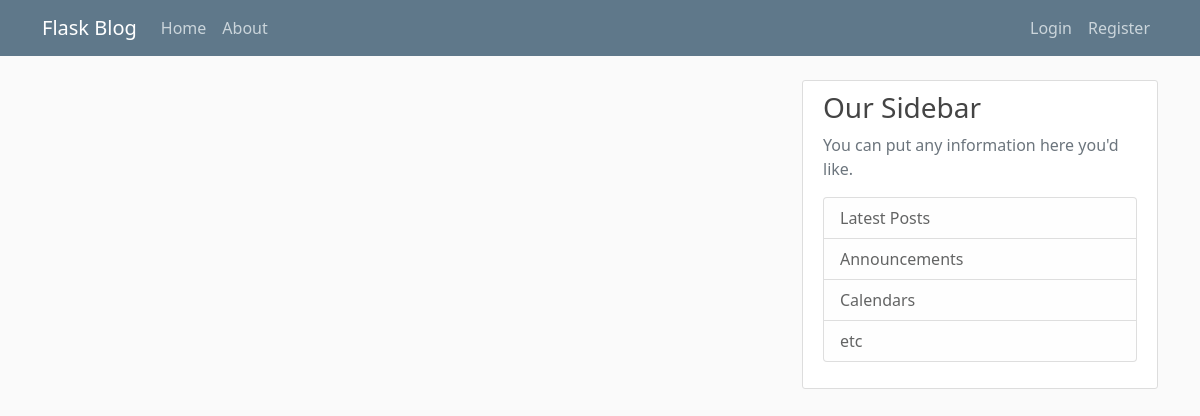
/home, run on an earlier commit of the app's database.
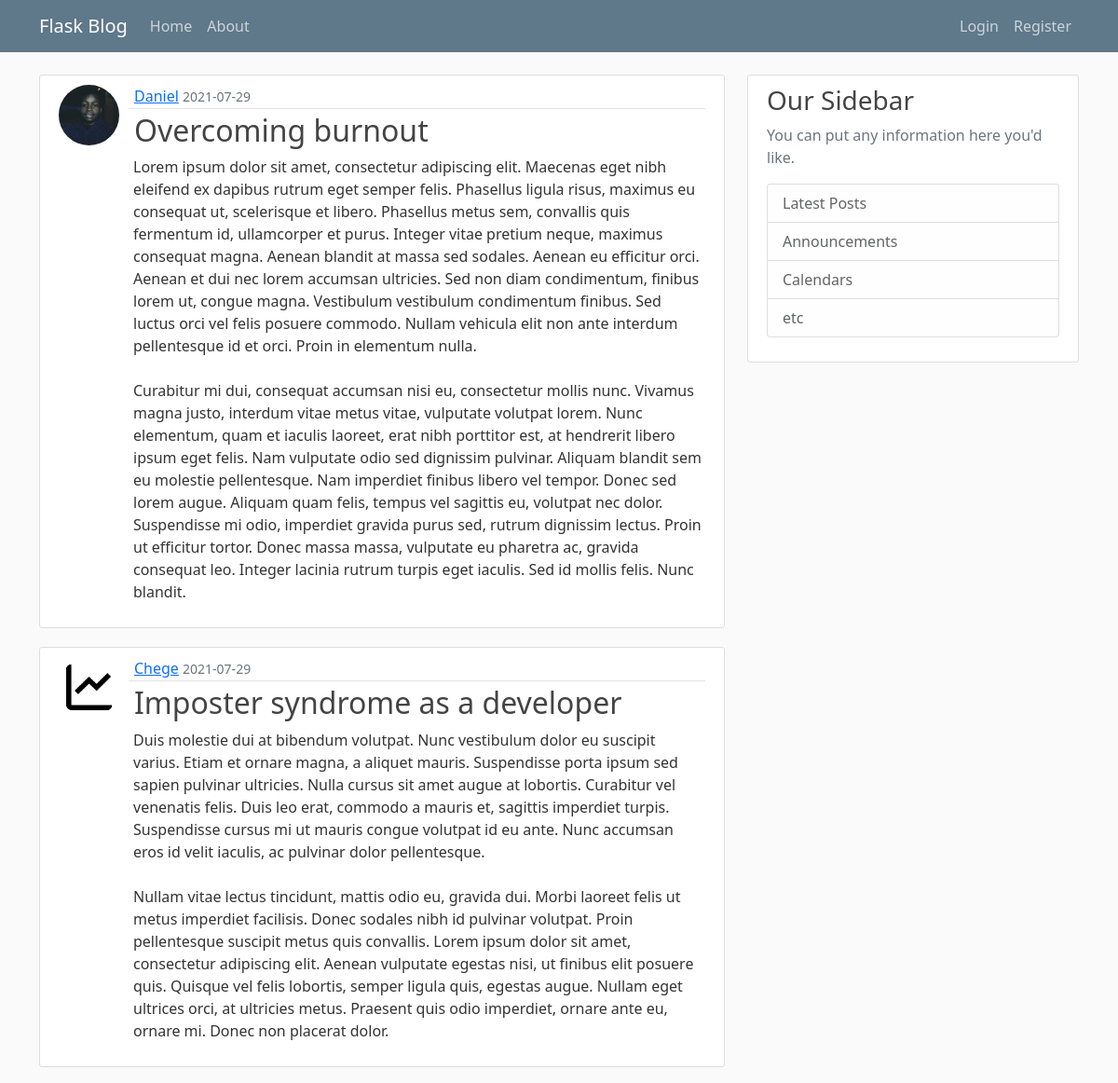
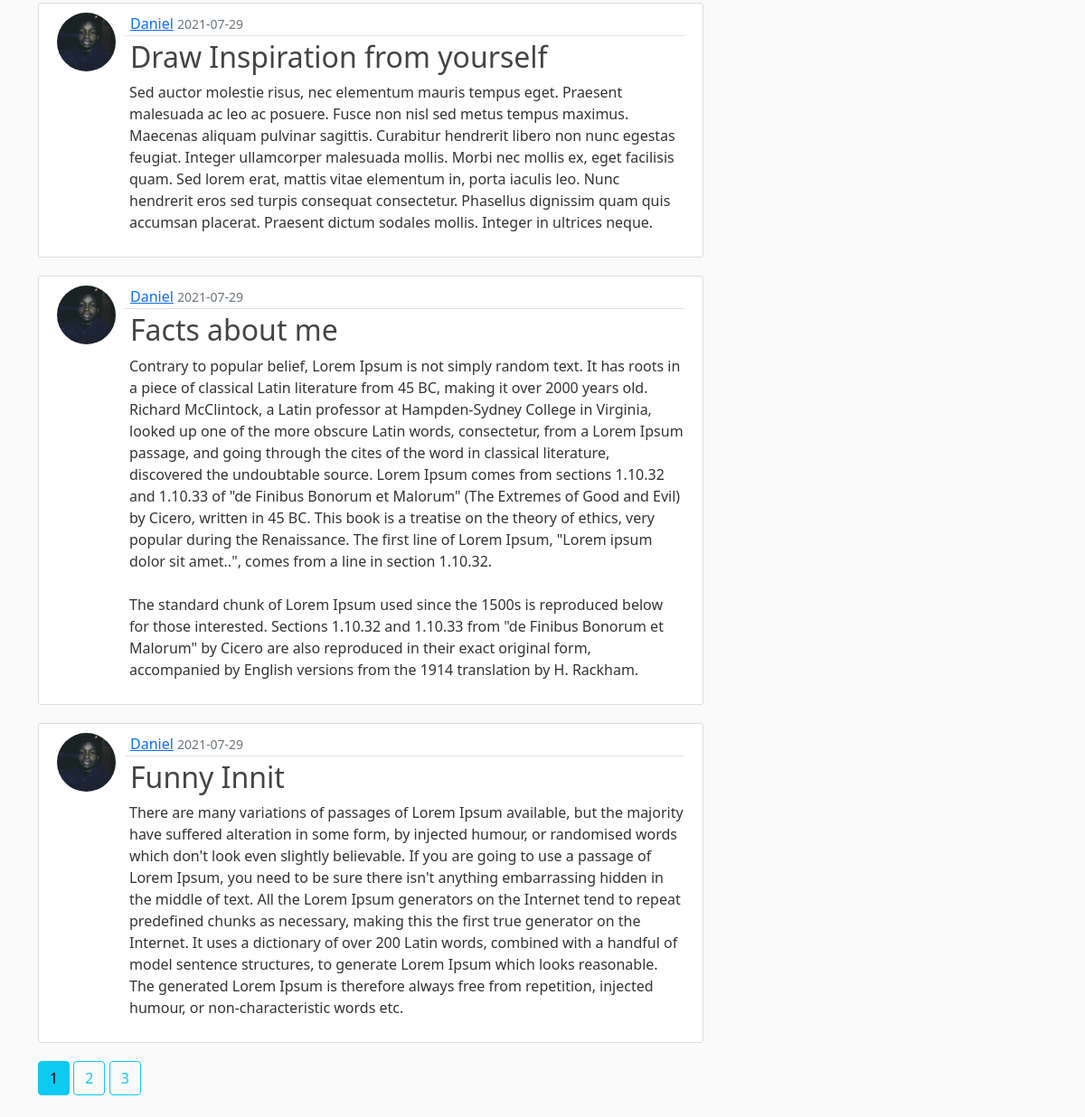
And on a later commit of the database (2 pictures, top to bottom).
### flaskblog/models.py (models this page shows, shortened)
class Post(db.Model):
    id = db.Column(db.Integer, primary_key=True)
    title = db.Column(db.String(100),nullable=False)
    date_posted = db.Column(db.DateTime,nullable=False,default=datetime.utcnow)
    content = db.Column(db.Text,nullable=False)
    user_id = db.Column(db.Integer,db.ForeignKey('user.id'),nullable=False)

class User(db.Model,UserMixin):
    id = db.Column(db.Integer, primary_key=True)
    username = db.Column(db.String(15),unique=True,nullable=False)
    email = db.Column(db.String(120),unique=True,nullable=False)
    image_file = db.Column(db.String(20),nullable=False, default='default.jpg')
    password = db.Column(db.String(60),nullable=False)#hashing method to be used returns 60 characters
    posts = db.relationship('Post',backref='author',lazy=True)

### flaskblog/main/routes.py (the view)
@main.route("/")
@main.route("/home")
def home():
    page = request.args.get('page,1,type=int')
    posts = Post.query.order_by(Post.date_posted.desc()).paginate(page=page,per_page=5)
    return render_template('home.html',posts=posts)

### flaskblog/templates/home.html
{%extends "layout.html"%}
{%block content%}
	{%for post in posts.items %}
		<article class="media content-section">
		<img class="rounded-circle article-img" src="{{ url_for('static',filename='profile_pics/'+post.author.image_file) }}" ></img>
		  <div class="media-body">
		    <div class="article-metadata">
		      <a class="mr-2" href="{{url_for('users.user_post',username=post.author.username)}}">{{ post.author.username }}</a>
		      <small class="text-muted">{{ post.date_posted.strftime('%Y-%m-%d') }}</small>
		    </div>
		    <h2><a class="article-title" href="{{url_for('posts.post',post_id=post.id)}}">{{ post.title }}</a></h2>
		    <p class="article-content">{{ post.content }}</p>
		  </div>
		</article>
	{%endfor%}
	{% for page_num in posts.iter_pages()%}
		{% if page_num %}
			{%if posts.page == page_num%}
				<a class="btn btn-info mb-4" href="{{url_for('main.home',page=page_num)}}">{{page_num}}</a>
			{%else%}
				<a class="btn btn-outline-info mb-4" href="{{url_for('main.home',page=page_num)}}">{{page_num}}</a>
			{%endif%}
		{% else %}
			...
		{% endif %}
	{% endfor %}
{%endblock content%}

What changed in the data, as far as the page shows it:
added Post: image_file (picture), author.username "Daniel", date_posted "2021-07-29", title "Overcoming burnout", content "Lorem ipsum dolor sit amet, consectetur adipiscing elit. Maecenas eget nibh eleifend ex dapibus rutrum eget semper felis. Phasellus ligula risus, maximus eu consequat ut, scelerisque et libero. Phasellus metus sem, convallis quis fermentum id, ullamcorper et purus. Integer vitae pretium neque, maximus consequat magna. Aenean blandit at massa sed sodales. Aenean eu efficitur orci. Aenean et dui nec lorem accumsan ultricies. Sed non diam condimentum, finibus lorem ut, congue magna. Vestibulum vestibulum condimentum finibus. Sed luctus orci vel felis posuere commodo. Nullam vehicula elit non ante interdum pellentesque id et orci. Proin in elementum nulla. Curabitur mi dui, consequat accumsan…"
added Post: image_file (picture), author.username "Chege", date_posted "2021-07-29", title "Imposter syndrome as a developer", content "Duis molestie dui at bibendum volutpat. Nunc vestibulum dolor eu suscipit varius. Etiam et ornare magna, a aliquet mauris. Suspendisse porta ipsum sed sapien pulvinar ultricies. Nulla cursus sit amet augue at lobortis. Curabitur vel venenatis felis. Duis leo erat, commodo a mauris et, sagittis imperdiet turpis. Suspendisse cursus mi ut mauris congue volutpat id eu ante. Nunc accumsan eros id velit iaculis, ac pulvinar dolor pellentesque. Nullam vitae lectus tincidunt, mattis odio eu, gravida dui. Morbi laoreet felis ut metus imperdiet facilisis. Donec sodales nibh id pulvinar volutpat. Proin pellentesque suscipit metus quis convallis. Lorem ipsum dolor sit amet, consectetur adipiscing elit.…"
added Post: image_file (picture), author.username "Daniel", date_posted "2021-07-29", title "Draw Inspiration from yourself", content "Sed auctor molestie risus, nec elementum mauris tempus eget. Praesent malesuada ac leo ac posuere. Fusce non nisl sed metus tempus maximus. Maecenas aliquam pulvinar sagittis. Curabitur hendrerit libero non nunc egestas feugiat. Integer ullamcorper malesuada mollis. Morbi nec mollis ex, eget facilisis quam. Sed lorem erat, mattis vitae elementum in, porta iaculis leo. Nunc hendrerit eros sed turpis consequat consectetur. Phasellus dignissim quam quis accumsan placerat. Praesent dictum sodales mollis. Integer in ultrices neque."
added Post: image_file (picture), author.username "Daniel", date_posted "2021-07-29", title "Facts about me", content "Contrary to popular belief, Lorem Ipsum is not simply random text. It has roots in a piece of classical Latin literature from 45 BC, making it over 2000 years old. Richard McClintock, a Latin professor at Hampden-Sydney College in Virginia, looked up one of the more obscure Latin words, consectetur, from a Lorem Ipsum passage, and going through the cites of the word in classical literature, discovered the undoubtable source. Lorem Ipsum comes from sections 1.10.32 and 1.10.33 of \"de Finibus Bonorum et Malorum\" (The Extremes of Good and Evil) by Cicero, written in 45 BC. This book is a treatise on the theory of ethics, very popular during the Renaissance. The first line of Lorem Ipsum,…"
added Post: image_file (picture), author.username "Daniel", date_posted "2021-07-29", title "Funny Innit", content "There are many variations of passages of Lorem Ipsum available, but the majority have suffered alteration in some form, by injected humour, or randomised words which don't look even slightly believable. If you are going to use a passage of Lorem Ipsum, you need to be sure there isn't anything embarrassing hidden in the middle of text. All the Lorem Ipsum generators on the Internet tend to repeat predefined chunks as necessary, making this the first true generator on the Internet. It uses a dictionary of over 200 Latin words, combined with a handful of model sentence structures, to generate Lorem Ipsum which looks reasonable. The generated Lorem Ipsum is therefore always free from…"
Also different on the page:
new list line: "1"
new list line: "2"
new list line: "3"
